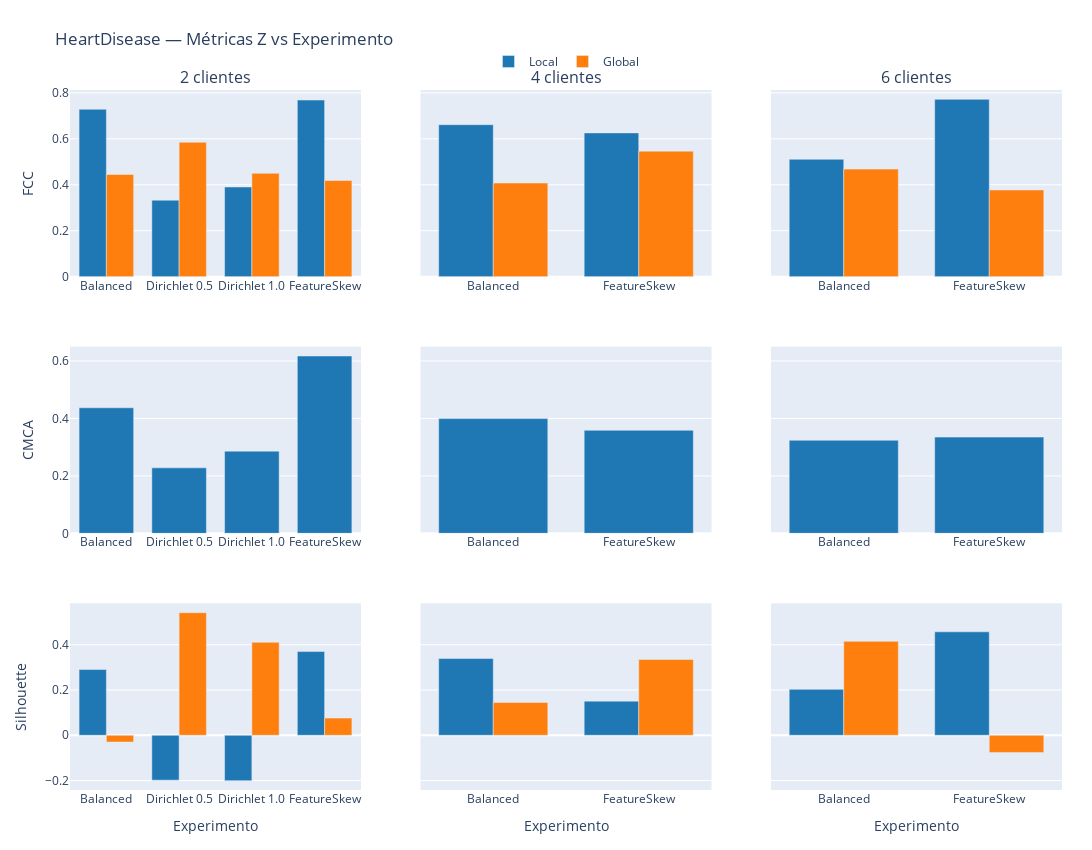
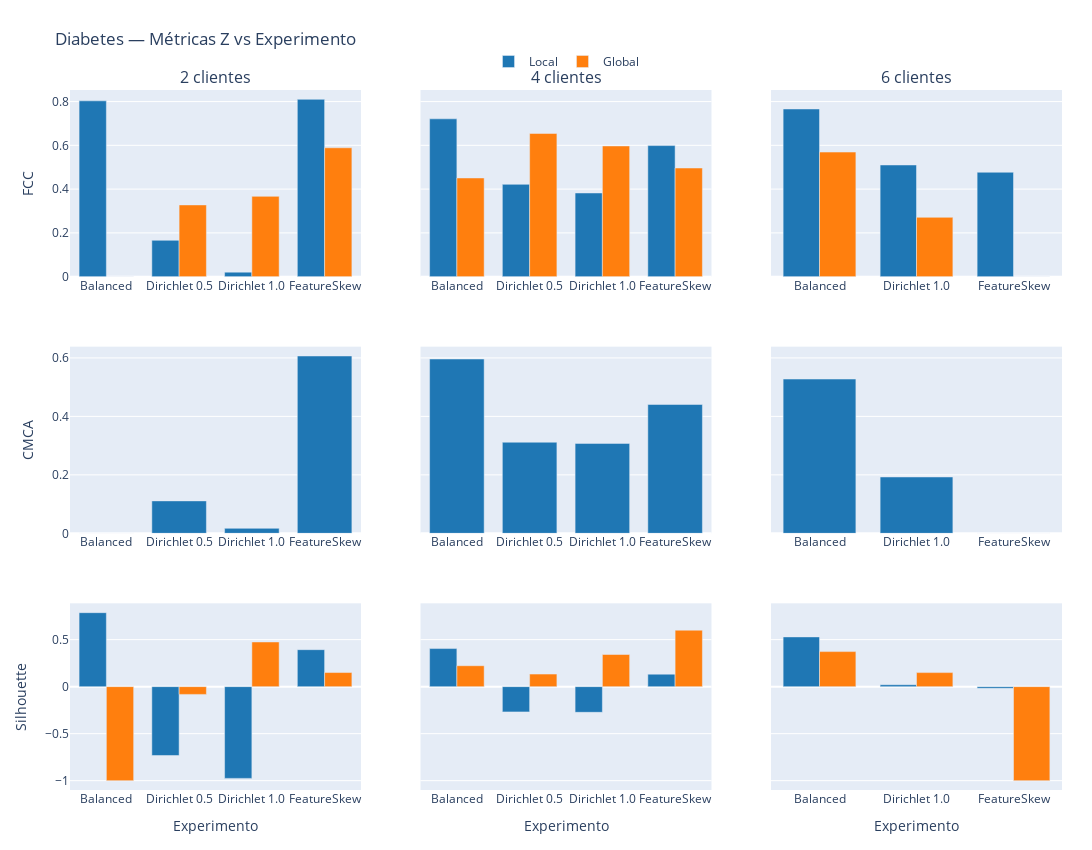
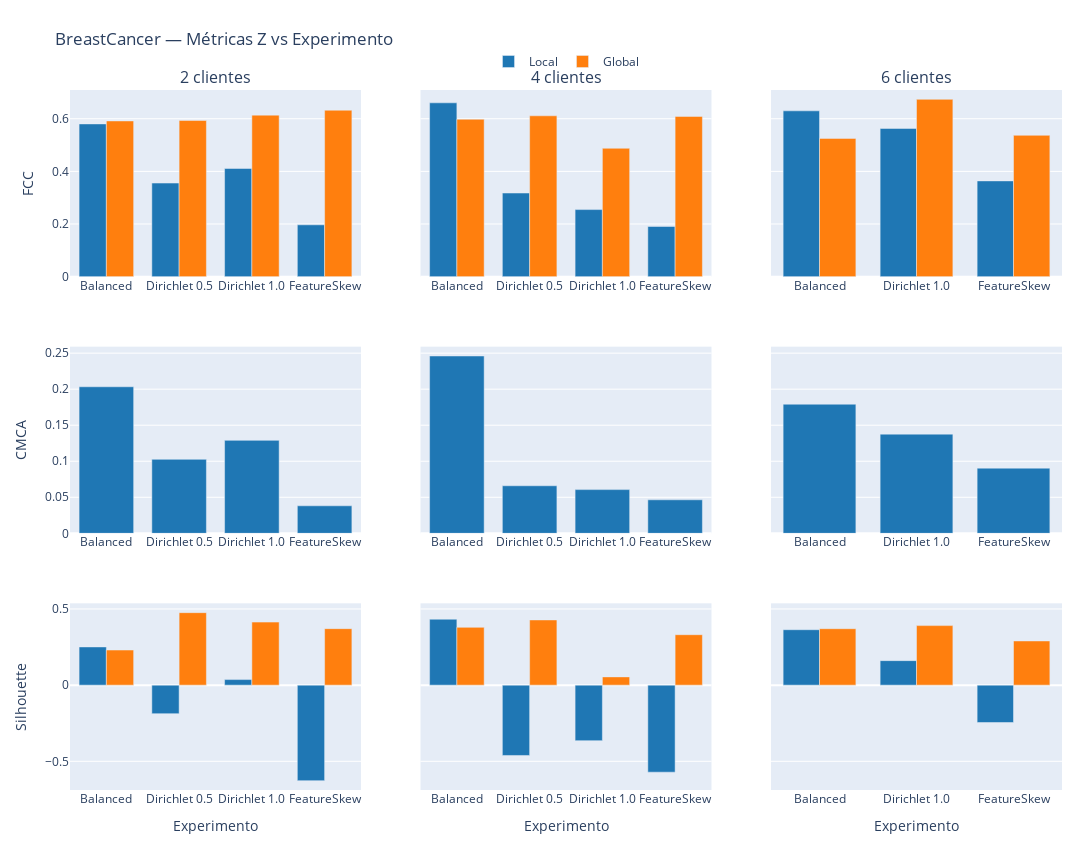

Notebook source saved alongside these figures, in order:
### Markdown cell above
<h1 style="color:#5BD24B;"> Coverage / Complexity (Z) vs experimento</h1>

### Code cell
import pandas as pd
from pathlib import Path
import numpy as np
import plotly.graph_objects as go
from plotly.subplots import make_subplots

# =========================
# CONFIG
# =========================
EXPERIMENTS = {
    "Balanced":      Path("experimentos_balanced"),
    "Dirichlet 0.5": Path("experimentos_DirichletPartioner_0.5"),
    "Dirichlet 1.0": Path("experimentos_DirichletPartioner_1.0"),
    "FeatureSkew":   Path("experimentos_FeatureSkew"),
}

DATASETS = {
    "HeartDisease": "HeartDisease",
    "Diabetes": "Diabetes",
    "BreastCancer": "breastcancer",
}

CLIENTS = [2, 4, 6]  # columnas
METRICS_Z = {
    "FCC": ("fcc_local", "fcc_global"),
    "CMCA": ("cmca_local_global", None),      # solo una barra (local)
    "Silhouette": ("silhouette_local", "silhouette_global"),
}

# Orden fijo de experimentos en el eje X
EXP_ORDER = list(EXPERIMENTS.keys())

# Colores fijos (para que no cambien entre subplots)
COLOR_LOCAL = "#1f77b4"
COLOR_GLOBAL = "#ff7f0e"

# =========================
# HELPERS
# =========================
def load_map(csv_path: Path) -> dict:
    df = pd.read_csv(csv_path)
    return dict(zip(df["metric"], df["mean"]))

def find_csv(base_dir: Path, n: int):
    for name in [f"{n}_Clients_Mean_global.csv", f"{n}_Mean_global.csv"]:
        p = base_dir / name
        if p.exists():
            return p
    return None

# =========================
# PLOTLY PLOTS
# =========================
for dataset_name, dataset_folder in DATASETS.items():

    n_rows = len(METRICS_Z)
    n_cols = len(CLIENTS)

    # Títulos solo en la primera fila
    subplot_titles = []
    for r in range(n_rows):
        for c in range(n_cols):
            subplot_titles.append(f"{CLIENTS[c]} clientes" if r == 0 else "")

    fig = make_subplots(
        rows=n_rows,
        cols=n_cols,
        shared_yaxes=True,
        subplot_titles=subplot_titles,
        vertical_spacing=0.10,
        horizontal_spacing=0.06
    )

    for col, n_clients in enumerate(CLIENTS, start=1):

        # cargar experimentos disponibles
        exp_maps = {}
        for exp_name, exp_root in EXPERIMENTS.items():
            csv = find_csv(exp_root / dataset_folder, n_clients)
            if csv is None:
                continue
            exp_maps[exp_name] = load_map(csv)

        if len(exp_maps) < 1:
            continue

        # orden fijo pero solo los que existan
        exp_names = [e for e in EXP_ORDER if e in exp_maps]

        for row, (metric_name, (k_local, k_global)) in enumerate(METRICS_Z.items(), start=1):

            # --- Local siempre ---
            local_vals = [exp_maps[e].get(k_local, np.nan) for e in exp_names]
            local_custom = [
                [dataset_name, n_clients, metric_name, exp, "Local", v]
                for exp, v in zip(exp_names, local_vals)
            ]

            fig.add_trace(
                go.Bar(
                    x=exp_names,
                    y=local_vals,
                    name="Local",
                    legendgroup="Local",
                    showlegend=(row == 1 and col == 1),
                    marker=dict(color=COLOR_LOCAL),
                    customdata=local_custom,
                    hovertemplate=(
                        "Dataset: %{customdata[0]}<br>"
                        "Clientes: %{customdata[1]}<br>"
                        "Métrica: %{customdata[2]}<br>"
                        "Experimento: %{customdata[3]}<br>"
                        "Serie: %{customdata[4]}<br>"
                        "Valor: %{customdata[5]:.4f}<extra></extra>"
                    ),
                ),
                row=row,
                col=col
            )

            # --- Global solo si existe ---
            if k_global is not None:
                global_vals = [exp_maps[e].get(k_global, np.nan) for e in exp_names]
                global_custom = [
                    [dataset_name, n_clients, metric_name, exp, "Global", v]
                    for exp, v in zip(exp_names, global_vals)
                ]

                fig.add_trace(
                    go.Bar(
                        x=exp_names,
                        y=global_vals,
                        name="Global",
                        legendgroup="Global",
                        showlegend=(row == 1 and col == 1),
                        marker=dict(color=COLOR_GLOBAL),
                        customdata=global_custom,
                        hovertemplate=(
                            "Dataset: %{customdata[0]}<br>"
                            "Clientes: %{customdata[1]}<br>"
                            "Métrica: %{customdata[2]}<br>"
                            "Experimento: %{customdata[3]}<br>"
                            "Serie: %{customdata[4]}<br>"
                            "Valor: %{customdata[5]:.4f}<extra></extra>"
                        ),
                    ),
                    row=row,
                    col=col
                )

            # Y label por fila
            if col == 1:
                fig.update_yaxes(title_text=metric_name, row=row, col=col)

            # X label solo última fila
            if row == n_rows:
                fig.update_xaxes(title_text="Experimento", row=row, col=col)

    fig.update_layout(
        title=f"{dataset_name} — Métricas Z vs Experimento",
        barmode="group",
        bargap=0.25,
        height=850,
        width=1200,
        legend=dict(orientation="h", yanchor="bottom", y=1.02, xanchor="center", x=0.5),
        margin=dict(t=90, l=70, r=30, b=60),
    )

    fig.show()

    # Guardar interactivo (opcional):
    # fig.write_html(f"{dataset_name}_Z_metrics_vs_experiment.html", include_plotlyjs="cdn")
